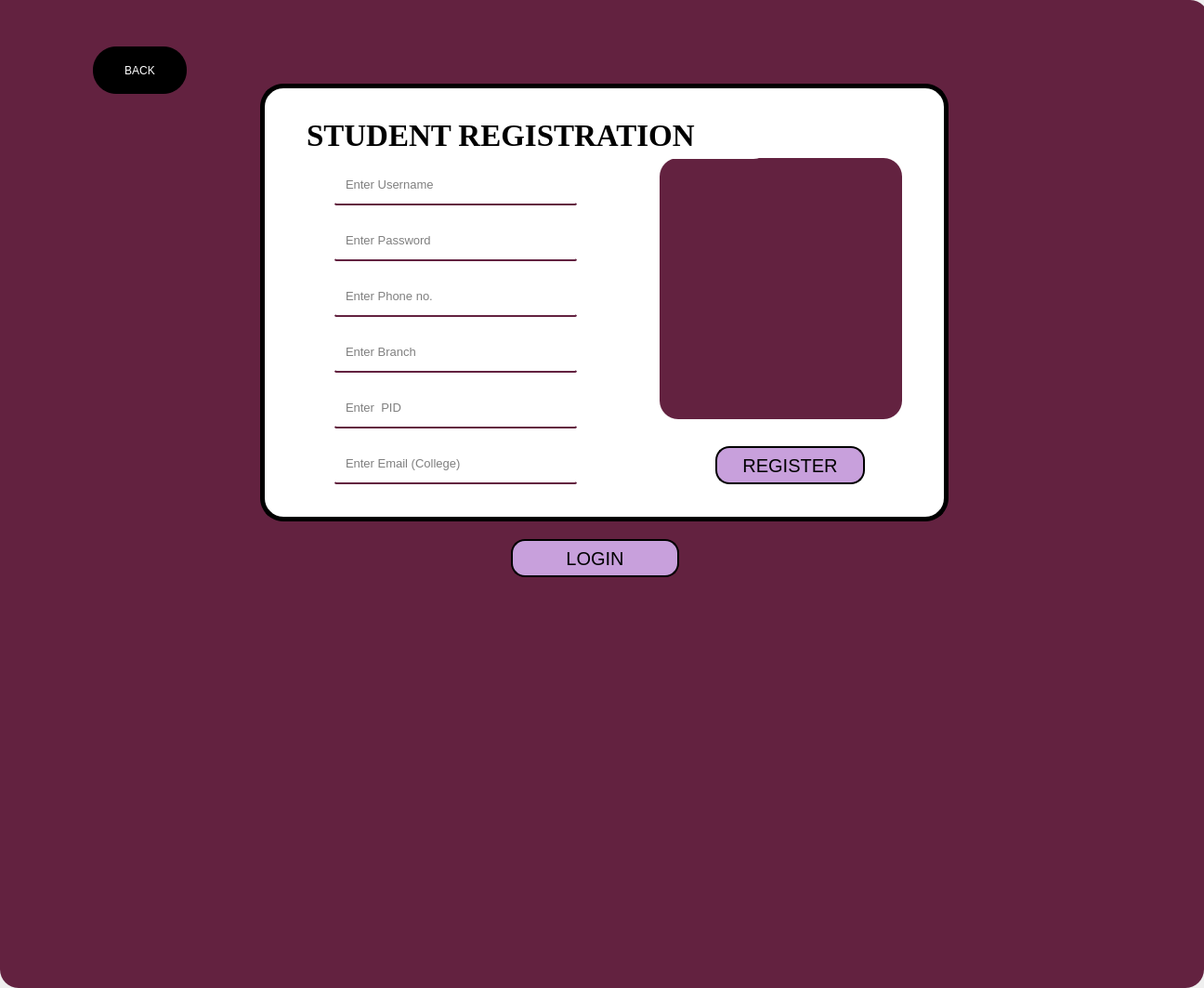
<?xml version="1.0" encoding="UTF-8"?>
<ui version="4.0">
 <class>MainWindow</class>
 <widget class="QMainWindow" name="MainWindow">
  <property name="geometry">
   <rect>
    <x>0</x>
    <y>0</y>
    <width>1296</width>
    <height>1063</height>
   </rect>
  </property>
  <property name="windowTitle">
   <string>Form</string>
  </property>
  <widget class="QWidget" name="widget">
   <property name="styleSheet">
    <string notr="true">background-color: rgb(99, 34, 64);
border-radius:20px;</string>
   </property>
   <widget class="QPushButton" name="r2">
    <property name="geometry">
     <rect>
      <x>770</x>
      <y>480</y>
      <width>161</width>
      <height>41</height>
     </rect>
    </property>
    <property name="font">
     <font>
      <family>MS Shell Dlg 2</family>
      <pointsize>15</pointsize>
      <weight>9</weight>
      <italic>false</italic>
      <bold>false</bold>
     </font>
    </property>
    <property name="styleSheet">
     <string notr="true">QPushButton#r2{
background-color:rgb(200, 160, 220);
    color:black;
border-radius:8px;

font: 75 15pt &quot;MS Shell Dlg 2&quot;;

border-radius:15px;
border: 1.5px solid black; 
}

QPushButton#r2:pressed{
background-color: rgb(87, 58, 255);
}</string>
    </property>
    <property name="text">
     <string>REGISTER</string>
    </property>
   </widget>
   <widget class="QLabel" name="label">
    <property name="geometry">
     <rect>
      <x>280</x>
      <y>90</y>
      <width>741</width>
      <height>471</height>
     </rect>
    </property>
    <property name="styleSheet">
     <string notr="true">background-color: rgb(255, 255, 255);
border-radius:25px;
border: 5px solid black; 
</string>
    </property>
    <property name="text">
     <string/>
    </property>
   </widget>
   <widget class="QLabel" name="label_3">
    <property name="geometry">
     <rect>
      <x>330</x>
      <y>120</y>
      <width>501</width>
      <height>51</height>
     </rect>
    </property>
    <property name="font">
     <font>
      <family>Times New Roman</family>
      <pointsize>25</pointsize>
      <weight>75</weight>
      <bold>true</bold>
     </font>
    </property>
    <property name="styleSheet">
     <string notr="true">background-color: rgb(255, 255, 255);</string>
    </property>
    <property name="text">
     <string>STUDENT REGISTRATION</string>
    </property>
   </widget>
   <widget class="QPushButton" name="pushButton">
    <property name="geometry">
     <rect>
      <x>550</x>
      <y>580</y>
      <width>181</width>
      <height>41</height>
     </rect>
    </property>
    <property name="font">
     <font>
      <family>MS Shell Dlg 2</family>
      <pointsize>15</pointsize>
      <weight>9</weight>
      <italic>false</italic>
      <bold>false</bold>
     </font>
    </property>
    <property name="styleSheet">
     <string notr="true">QPushButton{
background-color:rgb(200, 160, 220);
    color:black;
border-radius:12px;

border-radius:15px;
border: 1.5px solid black; 

font: 75 15pt &quot;MS Shell Dlg 2&quot;;
}

QPushButton:pressed{
background-color: rgb(87, 58, 255);
}</string>
    </property>
    <property name="text">
     <string>LOGIN</string>
    </property>
   </widget>
   <widget class="QLabel" name="label_5">
    <property name="geometry">
     <rect>
      <x>710</x>
      <y>170</y>
      <width>261</width>
      <height>281</height>
     </rect>
    </property>
    <property name="text">
     <string/>
    </property>
    <property name="pixmap">
     <pixmap>../../studentregis2.jpg</pixmap>
    </property>
   </widget>
   <widget class="QPushButton" name="pushButton_2">
    <property name="geometry">
     <rect>
      <x>100</x>
      <y>50</y>
      <width>101</width>
      <height>51</height>
     </rect>
    </property>
    <property name="styleSheet">
     <string notr="true">QPushButton{
background-color: rgb(0, 0, 0);
font: 63 17pt &quot;Segoe UI Variable Small Semibol&quot;;
border-radius: 25px;
color:white;
}
QPushButton:pressed{

background-color: rgb(209, 199, 199);
}</string>
    </property>
    <property name="text">
     <string>BACK</string>
    </property>
   </widget>
   <widget class="QLineEdit" name="lineEdit">
    <property name="geometry">
     <rect>
      <x>360</x>
      <y>180</y>
      <width>261</width>
      <height>41</height>
     </rect>
    </property>
    <property name="font">
     <font>
      <pointsize>10</pointsize>
     </font>
    </property>
    <property name="styleSheet">
     <string notr="true">background-color: rgb(255,255,255);
border-radius:2px;
padding-left:10px;
border-bottom:1.5px solid rgba(0,0,0);
border-color: rgb(99, 34, 64);
padding-bottom:3px</string>
    </property>
    <property name="placeholderText">
     <string>Enter Username</string>
    </property>
   </widget>
   <widget class="QLineEdit" name="lineEdit_9">
    <property name="geometry">
     <rect>
      <x>360</x>
      <y>360</y>
      <width>261</width>
      <height>41</height>
     </rect>
    </property>
    <property name="font">
     <font>
      <pointsize>10</pointsize>
     </font>
    </property>
    <property name="styleSheet">
     <string notr="true">background-color: rgb(255,255,255);
border-radius:2px;
padding-left:10px;
border-bottom:1.5px solid rgba(0,0,0);
border-color: rgb(99, 34, 64);
padding-bottom:3px</string>
    </property>
    <property name="placeholderText">
     <string>Enter Branch</string>
    </property>
   </widget>
   <widget class="QLineEdit" name="lineEdit_6">
    <property name="geometry">
     <rect>
      <x>360</x>
      <y>480</y>
      <width>261</width>
      <height>41</height>
     </rect>
    </property>
    <property name="font">
     <font>
      <pointsize>10</pointsize>
     </font>
    </property>
    <property name="styleSheet">
     <string notr="true">background-color: rgb(255,255,255);
border-radius:2px;
padding-left:10px;
border-bottom:1.5px solid rgba(0,0,0);
border-color: rgb(99, 34, 64);
padding-bottom:3px</string>
    </property>
    <property name="placeholderText">
     <string>Enter Email (College)</string>
    </property>
   </widget>
   <widget class="QLineEdit" name="lineEdit_2">
    <property name="geometry">
     <rect>
      <x>360</x>
      <y>240</y>
      <width>261</width>
      <height>41</height>
     </rect>
    </property>
    <property name="font">
     <font>
      <pointsize>10</pointsize>
     </font>
    </property>
    <property name="styleSheet">
     <string notr="true">background-color: rgb(255, 255, 255);
color: rgb(0,0,0);
border-radius:2px;
padding-left:10px;
border-bottom:1.5px solid rgba(0,0,0);
border-color: rgb(99, 34, 64);
padding-bottom:3px</string>
    </property>
    <property name="echoMode">
     <enum>QLineEdit::Password</enum>
    </property>
    <property name="placeholderText">
     <string>Enter Password</string>
    </property>
   </widget>
   <widget class="QLineEdit" name="lineEdit_7">
    <property name="geometry">
     <rect>
      <x>360</x>
      <y>420</y>
      <width>261</width>
      <height>41</height>
     </rect>
    </property>
    <property name="font">
     <font>
      <pointsize>10</pointsize>
     </font>
    </property>
    <property name="styleSheet">
     <string notr="true">background-color: rgb(255,255,255);
border-radius:2px;
padding-left:10px;
border-bottom:1.5px solid rgba(0,0,0);
border-color: rgb(99, 34, 64);
padding-bottom:3px</string>
    </property>
    <property name="placeholderText">
     <string>Enter  PID</string>
    </property>
   </widget>
   <widget class="QLineEdit" name="lineEdit_5">
    <property name="geometry">
     <rect>
      <x>360</x>
      <y>300</y>
      <width>261</width>
      <height>41</height>
     </rect>
    </property>
    <property name="font">
     <font>
      <pointsize>10</pointsize>
     </font>
    </property>
    <property name="styleSheet">
     <string notr="true">background-color: rgb(255,255,255);
border-radius:2px;
padding-left:10px;
border-bottom:1.5px solid rgba(0,0,0);
border-color: rgb(99, 34, 64);
padding-bottom:3px</string>
    </property>
    <property name="placeholderText">
     <string>Enter Phone no.</string>
    </property>
   </widget>
   <widget class="QLabel" name="label_2">
    <property name="geometry">
     <rect>
      <x>-20</x>
      <y>0</y>
      <width>1321</width>
      <height>751</height>
     </rect>
    </property>
    <property name="text">
     <string/>
    </property>
    <property name="pixmap">
     <pixmap>../../WhatsApp Image 2024-03-22 at 2.19.38 AM.jpeg</pixmap>
    </property>
    <property name="scaledContents">
     <bool>true</bool>
    </property>
   </widget>
   <zorder>label_2</zorder>
   <zorder>label</zorder>
   <zorder>r2</zorder>
   <zorder>pushButton</zorder>
   <zorder>label_5</zorder>
   <zorder>pushButton_2</zorder>
   <zorder>lineEdit</zorder>
   <zorder>lineEdit_9</zorder>
   <zorder>lineEdit_6</zorder>
   <zorder>lineEdit_2</zorder>
   <zorder>lineEdit_7</zorder>
   <zorder>lineEdit_5</zorder>
   <zorder>label_3</zorder>
  </widget>
 </widget>
 <resources/>
 <connections/>
</ui>
